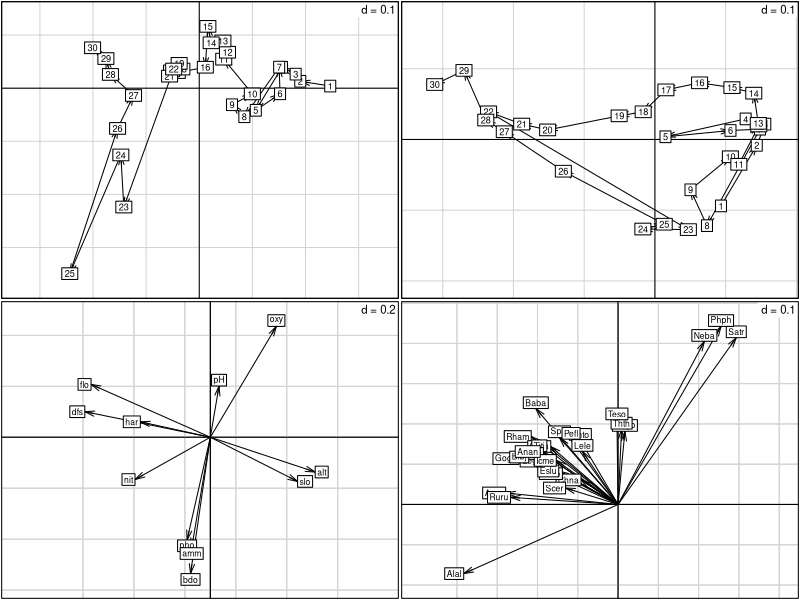
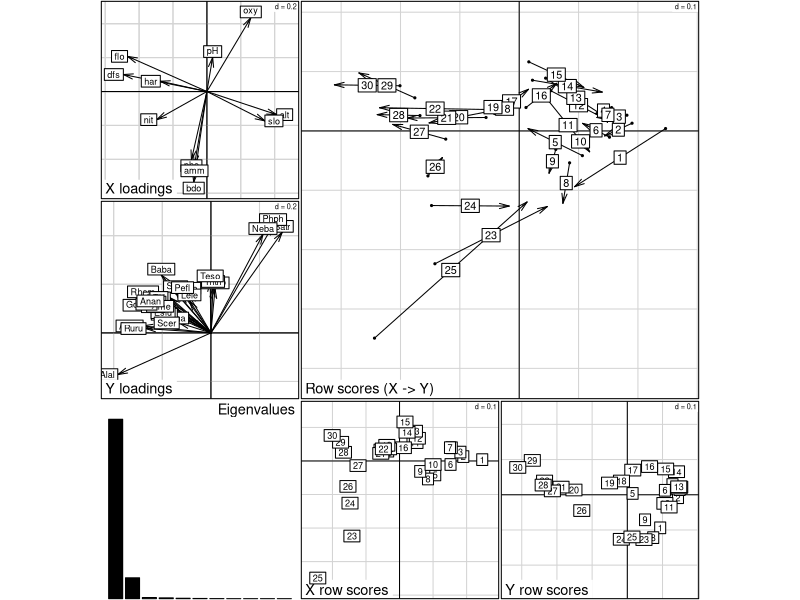
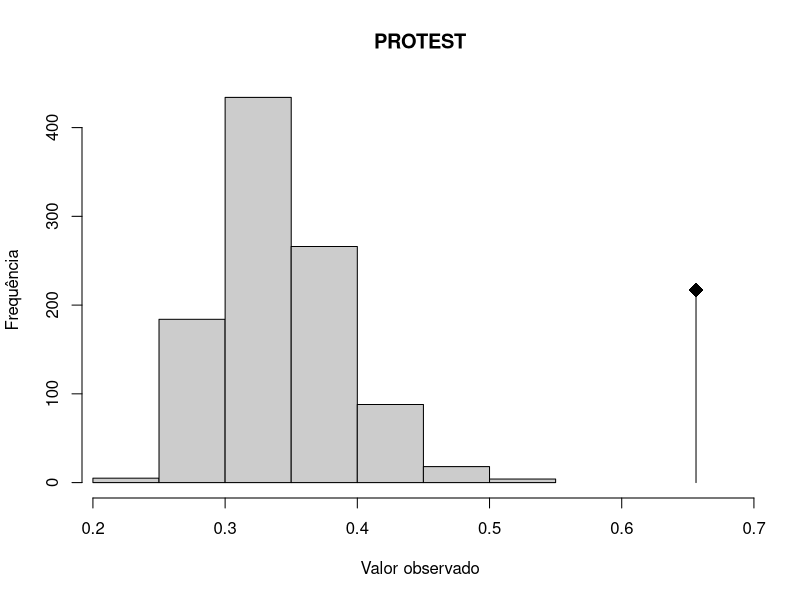

Reproduce these figures in R, in order.
rm(list = ls())

# Procedimentos para calcular PROCRUSTES no programa R

library(ade4)

data(doubs) # Carrega os dados doubs

pca1 <- dudi.pca(doubs$env, scal = TRUE, scann = FALSE) # Ordenação (análise de componentes principais) dos dados ambientais, 'scal=TRUE' corresponde a transformação de Gower aplicada aos dados

pca2 <- dudi.pca(doubs$fish, scal = FALSE, scann = FALSE) # Ordenação (análise de componentes principais) das espécies de peixes

pro3 <- procuste(pca1$tab, pca2$tab, nf = 2) # Análise de Procrustes entre os resultados das ordenações anteriores 

par(mfrow = c(2, 2)) # Cria janela com 4 quadros para agrupar os gráficos
s.traject(pro3$scorX, clab = 0)
s.label(pro3$scorX, clab = 0.8, add.p = TRUE)
s.traject(pro3$scorY, clab = 0)
s.label(pro3$scorY, clab = 0.8, add.p = TRUE)
s.arrow(pro3$loadX, clab = 0.75)
s.arrow(pro3$loadY, clab = 0.75)
layout(1)

plot(pro3) # Plota os resultados anteriores de trajetória das duas ordenações, e a projeção conjunta com o ajuste da análise de Procrustes

protest1 <- procuste.randtest(pca1$tab, pca2$tab, 999) # Teste de significância

plot(protest1, main = "PROTEST", ylab = "Frequência", xlab = "Valor observado") # Plota o valor gerado pela estatística de Monte-Carlo
